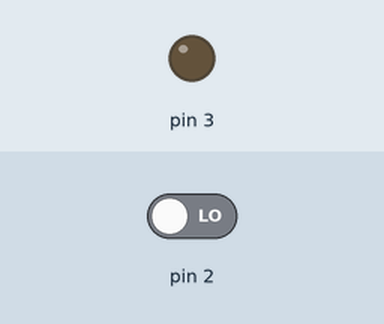
Recording of a sketch running on a simulated Arduino Uno, built with avr-gcc and run on an emulated ATmega328P. On the bench: output pins drawn as LEDs (lit = HIGH). The test bench sets the inputs (shaded band); at power-on: pin 2 LOW.

Above: at 1.2 s.
1.3 s: pin 2 driven HIGH
At 2.5 s:
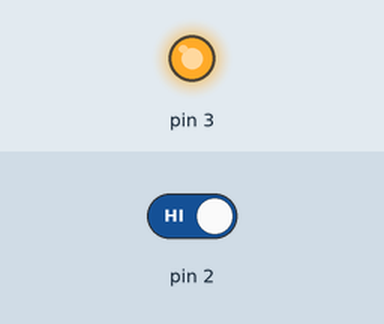
2.8 s: pin 2 driven LOW
At 3.7 s:
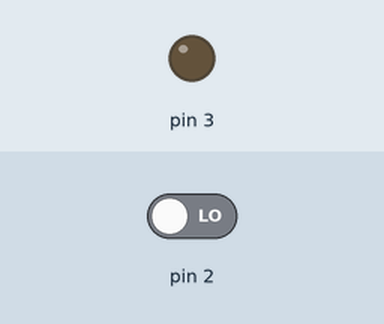
Timing chart, 0 to 5.8 s (numbered marks = the images above; inputs shaded):
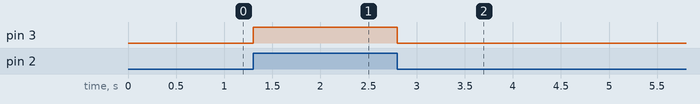

Measured:
- after the input at 1.3 s, pin 3: LOW → HIGH at once
- after the input at 2.8 s, pin 3: HIGH → LOW at once

The sketch:

Lampe_simple.ino
```cpp
int pinA;
int pinB;

void setup()
{
  pinMode(2, INPUT);
  pinMode(3, OUTPUT);
}

void loop()
{
  pinA = digitalRead(2);
  if(pinA == HIGH)
  {
    digitalWrite(3, HIGH);
  }
  if(pinA == LOW)
  {
    digitalWrite(3, LOW);
  }
}
```
